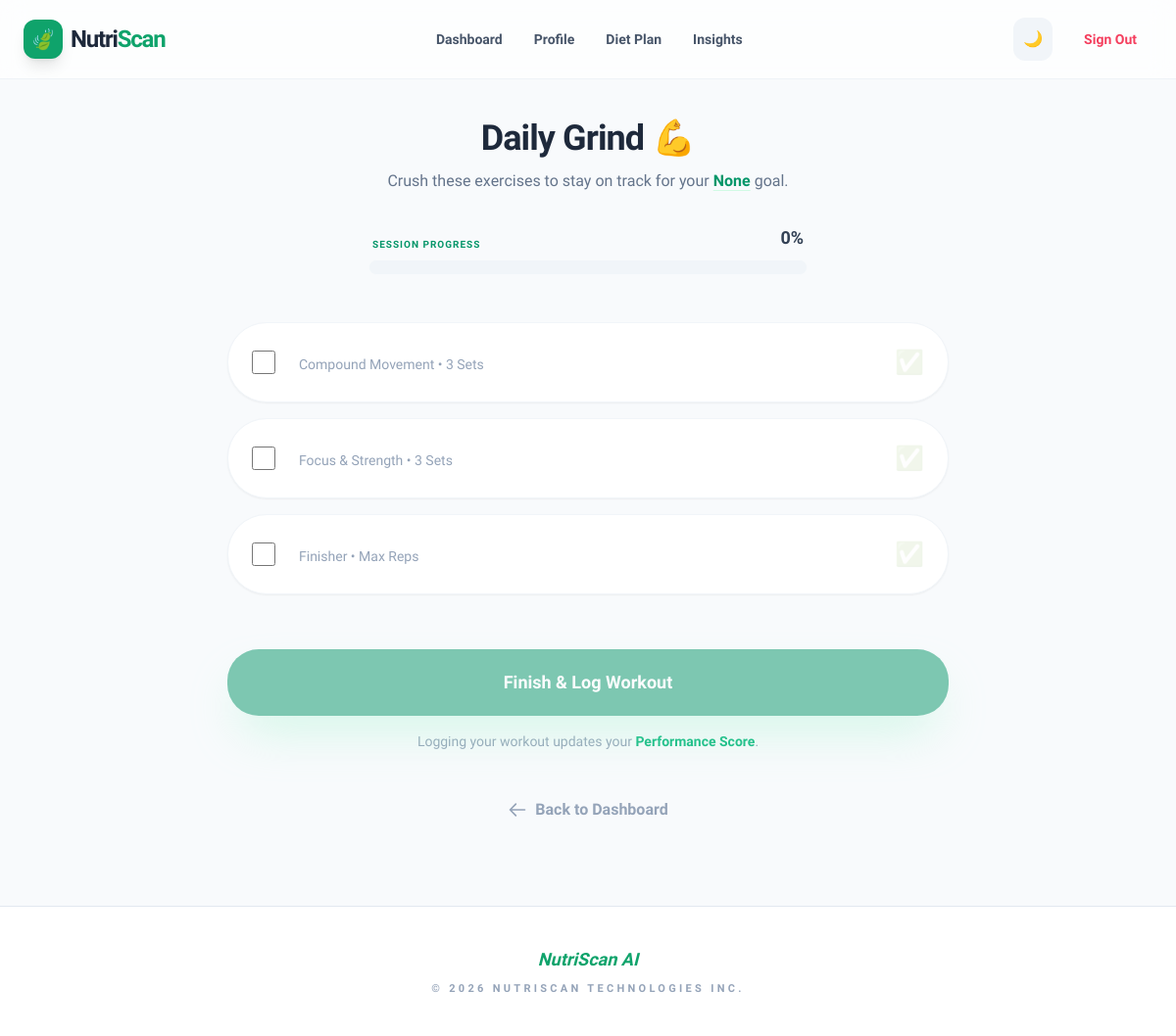
/workout/ (signed in), run on an earlier commit of the app's database.
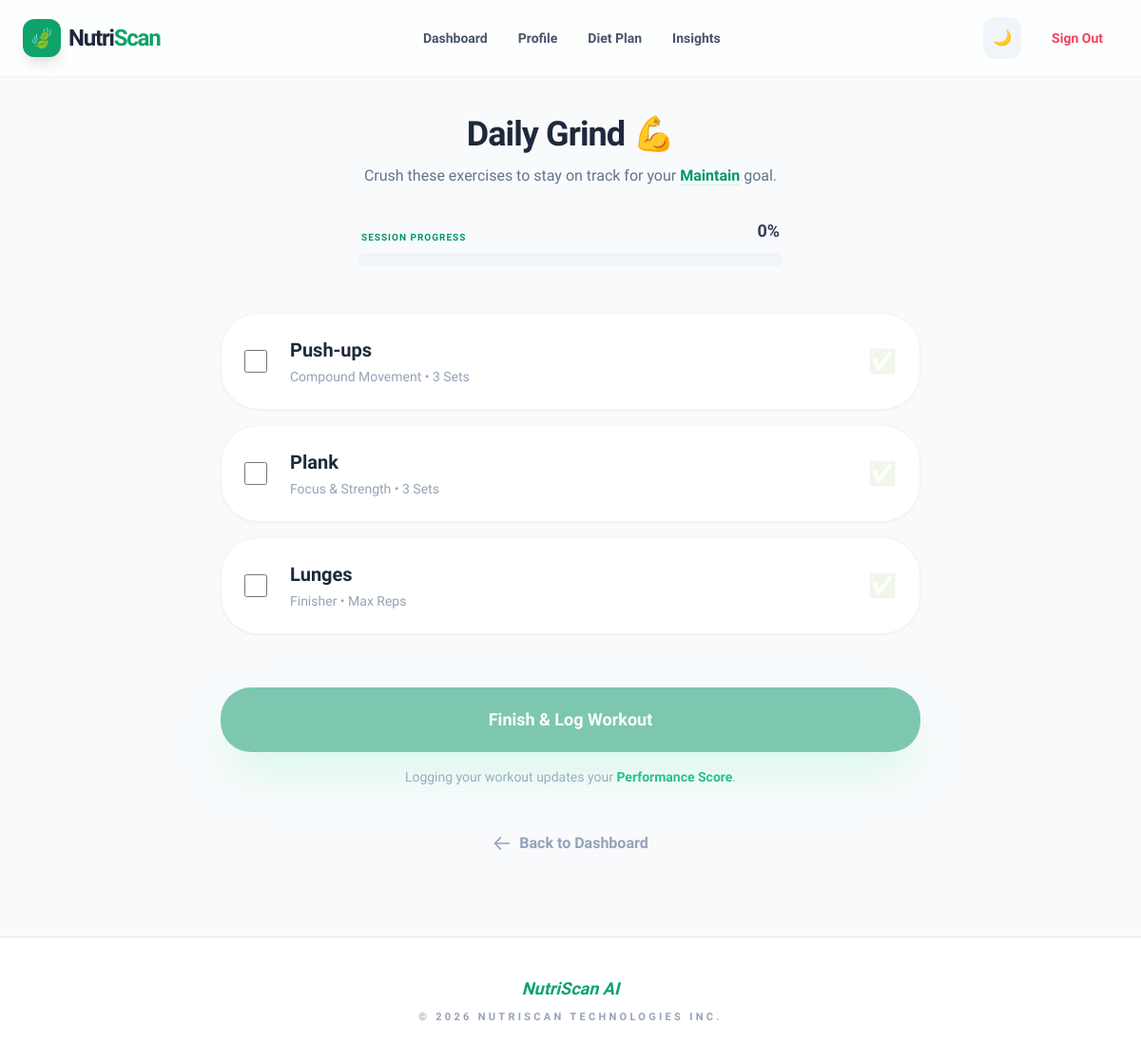
And on a later commit of the database.
### core/models.py (models this page shows, shortened)
class UserProfile(models.Model):
    user = models.OneToOneField(
        User,
        on_delete=models.CASCADE,
        related_name='profile'
    )
    age = models.PositiveIntegerField(null=True, blank=True)
    height_feet = models.PositiveIntegerField(null=True, blank=True)
    height_inches = models.PositiveIntegerField(null=True, blank=True)
    weight = models.FloatField(null=True, blank=True)
    gender = models.CharField(
        max_length=10,
        choices=[
            ('male','Male'),
            ('female','Female'),
            ('other','Other')
        ],
        null=True,
        blank=True
    )
    goal = models.CharField(
        max_length=20,
        choices=[
            ('loss','Weight Loss'),
            ('gain','Weight Gain'),
            ('maintain','Maintain')
        ],
        null=True,
        blank=True
    )
    is_profile_complete = models.BooleanField(default=False)

class WorkoutPlan(models.Model):
    goal = models.CharField(
        max_length=20,
        choices=[
            ('loss','Weight Loss'),
            ('gain','Weight Gain'),
            ('maintain','Maintain')
        ]
    )
    exercise_1 = models.CharField(max_length=100)
    exercise_2 = models.CharField(max_length=100)
    exercise_3 = models.CharField(max_length=100)

### core/views.py (the view, shortened to what this page needs)
# urls.py: path('workout/', views.workout, name='workout'),
@login_required
def workout(request):
    try:
        profile = UserProfile.objects.get(user=request.user)
    except UserProfile.DoesNotExist:
        return redirect('profile')
    plan = WorkoutPlan.objects.filter(goal=profile.goal).first()
    if profile.goal == 'loss':
        base_target = 1800
    elif profile.goal == 'gain':
        base_target = 2500
    else:
        base_target = 2200
    calories_per_workout = base_target // 3
    return render(request, 'workout.html', {'plan': plan, 'profile': profile})

### core/templates/workout.html (shortened to what this page needs)
{% extends 'base.html' %}
{% block content %}
<div class="max-w-3xl mx-auto px-4 py-10 animate-fade-in bg-slate-50 dark:bg-slate-950 transition-colors duration-500" x-data="{ total: 3, completed: 0 }">
    <div class="text-center mb-12">
        <h2 class="text-4xl font-extrabold text-slate-800 dark:text-slate-100 tracking-tight mb-3">Daily Grind 💪</h2>
        <p class="text-slate-500 dark:text-slate-400 font-medium">
            Crush these exercises to stay on track for your
            <span class="text-emerald-600 dark:text-emerald-400 font-bold underline decoration-emerald-100 dark:decoration-emerald-900/50 underline-offset-4">{{profile.get_goal_display}}</span> goal.
        </p>
        <div class="mt-8 max-w-md mx-auto">
            <div class="flex justify-between items-end mb-2 px-1">
                <span class="text-[10px] font-black text-emerald-600 dark:text-emerald-400 uppercase tracking-widest">Session Progress</span>
                <span class="text-lg font-black text-slate-700 dark:text-slate-200" x-text="Math.round((completed/total)*100) + '%'">0%</span>
            </div>
            <div class="h-4 w-full bg-slate-100 dark:bg-slate-800 rounded-full overflow-hidden border border-slate-50 dark:border-slate-800 p-1">
            </div>
        </div>
    </div>
    <form method="POST" class="space-y-6">
        <div class="space-y-4">
            <label class="workout-card group relative bg-white dark:bg-slate-900 p-6 rounded-[2.5rem] shadow-sm border border-slate-100 dark:border-slate-800 flex items-center cursor-pointer transition-all duration-300 hover:shadow-xl hover:border-emerald-100 dark:hover:border-emerald-900">
                <input type="checkbox" name="exercise" value="{{plan.exercise_1}}"
                       class="exercise-checkbox w-6 h-6 rounded-lg text-emerald-600 focus:ring-emerald-500 border-slate-200 dark:border-slate-700 dark:bg-slate-800"
                       @change="$el.checked ? completed++ : completed--">
                <div class="ml-6 flex-grow">
                    <h5 class="text-xl font-bold text-slate-800 dark:text-slate-100 transition-all duration-300 group-has-[:checked]:text-slate-400 dark:group-has-[:checked]:text-slate-600 group-has-[:checked]:line-through">{{plan.exercise_1}}</h5>
                    <p class="text-slate-400 dark:text-slate-500 text-sm font-medium mt-1">Compound Movement • 3 Sets</p>
                </div>
                <div class="opacity-10 group-has-[:checked]:opacity-100 transition-opacity duration-300">
                    <span class="text-2xl">✅</span>
                </div>
            </label>
            <label class="workout-card group relative bg-white dark:bg-slate-900 p-6 rounded-[2.5rem] shadow-sm border border-slate-100 dark:border-slate-800 flex items-center cursor-pointer transition-all duration-300 hover:shadow-xl hover:border-emerald-100 dark:hover:border-emerald-900">
                <input type="checkbox" name="exercise" value="{{plan.exercise_2}}"
                       class="exercise-checkbox w-6 h-6 rounded-lg text-emerald-600 focus:ring-emerald-500 border-slate-200 dark:border-slate-700 dark:bg-slate-800"
                       @change="$el.checked ? completed++ : completed--">
                <div class="ml-6 flex-grow">
                    <h5 class="text-xl font-bold text-slate-800 dark:text-slate-100 transition-all duration-300 group-has-[:checked]:text-slate-400 dark:group-has-[:checked]:text-slate-600 group-has-[:checked]:line-through">{{plan.exercise_2}}</h5>
                    <p class="text-slate-400 dark:text-slate-500 text-sm font-medium mt-1">Focus & Strength • 3 Sets</p>
                </div>
                <div class="opacity-10 group-has-[:checked]:opacity-100 transition-opacity duration-300">
                    <span class="text-2xl">✅</span>
                </div>
            </label>
            <label class="workout-card group relative bg-white dark:bg-slate-900 p-6 rounded-[2.5rem] shadow-sm border border-slate-100 dark:border-slate-800 flex items-center cursor-pointer transition-all duration-300 hover:shadow-xl hover:border-emerald-100 dark:hover:border-emerald-900">
                <input type="checkbox" name="exercise" value="{{plan.exercise_3}}"
                       class="exercise-checkbox w-6 h-6 rounded-lg text-emerald-600 focus:ring-emerald-500 border-slate-200 dark:border-slate-700 dark:bg-slate-800"
                       @change="$el.checked ? completed++ : completed--">
                <div class="ml-6 flex-grow">
                    <h5 class="text-xl font-bold text-slate-800 dark:text-slate-100 transition-all duration-300 group-has-[:checked]:text-slate-400 dark:group-has-[:checked]:text-slate-600 group-has-[:checked]:line-through">{{plan.exercise_3}}</h5>
                    <p class="text-slate-400 dark:text-slate-500 text-sm font-medium mt-1">Finisher • Max Reps</p>
                </div>
                <div class="opacity-10 group-has-[:checked]:opacity-100 transition-opacity duration-300">
                    <span class="text-2xl">✅</span>
                </div>
            </label>
        </div>
        <div class="pt-8 text-center">
            <button type="submit"
                    class="w-full py-5 bg-emerald-600 text-white rounded-[2rem] font-bold text-lg shadow-2xl shadow-emerald-200 dark:shadow-none hover:bg-emerald-700 hover:-translate-y-1.5 transition-all duration-300 active:scale-95 disabled:opacity-50 disabled:translate-y-0"
                    :disabled="completed === 0">
                Finish & Log Workout
            </button>
            <p class="mt-4 text-slate-400 dark:text-slate-500 text-sm font-medium">
                Logging your workout updates your <span class="text-emerald-500 font-bold">Performance Score</span>.
            </p>
        </div>
    </form>
    <div class="mt-12 text-center">
        <a href="{% url 'dashboard' %}" class="inline-flex items-center text-slate-400 dark:text-slate-500 font-bold hover:text-emerald-600 transition-colors group">
            <svg class="w-5 h-5 mr-2 transform group-hover:-translate-x-1 transition-transform" fill="none" stroke="currentColor" viewBox="0 0 24 24"><path stroke-linecap="round" stroke-linejoin="round" stroke-width="2" d="M10 19l-7-7m0 0l7-7m-7 7h18"></path></svg>
            Back to Dashboard
        </a>
    </div>
</div>
{% endblock %}

### core/templates/base.html (shortened to what this page needs)
<!DOCTYPE html>
<html lang="en" x-data="{ darkMode: localStorage.getItem('dark') === 'true' }" :class="{ 'dark': darkMode }">
<head>
    <script src="https://cdn.tailwindcss.com"></script>
</head>
<body class="bg-slate-50 dark:bg-slate-950 text-slate-900 dark:text-slate-100 min-h-screen flex flex-col transition-colors duration-500">
    <header class="sticky top-0 z-50 w-full border-b border-slate-200/50 dark:border-slate-800/50 nav-blur bg-white/70 dark:bg-slate-950/70">
        <nav class="max-w-7xl mx-auto px-6 h-20 flex justify-between items-center">
            <a href="{% url 'home' %}" class="flex items-center space-x-2 group">
                <div class="w-10 h-10 bg-[#0fa36b] rounded-xl flex items-center justify-center shadow-lg group-hover:rotate-6 transition-transform">
                    <span class="text-white text-xl">🍃</span>
                </div>
                <h1 class="text-2xl font-black text-slate-800 dark:text-white tracking-tighter">
                    Nutri<span class="text-[#0fa36b]">Scan</span>
                </h1>
            </a>
            <div class="hidden md:flex items-center space-x-8">
                {% if user.is_authenticated %}
                    <a href="{% url 'dashboard' %}" class="text-sm font-bold text-slate-600 dark:text-slate-400 hover:text-[#0fa36b] transition-colors">Dashboard</a>
                    <a href="{% url 'profile' %}" class="text-sm font-bold text-slate-600 dark:text-slate-400 hover:text-[#0fa36b] transition-colors">Profile</a>
                    <a href="{% url 'diet' %}" class="text-sm font-bold text-slate-600 dark:text-slate-400 hover:text-[#0fa36b] transition-colors">Diet Plan</a>
                    <a href="{% url 'performance' %}" class="text-sm font-bold text-slate-600 dark:text-slate-400 hover:text-[#0fa36b] transition-colors">Insights</a>
                {% endif %}
            </div>
            <div class="flex items-center space-x-4">
                <button @click="darkMode = !darkMode; localStorage.setItem('dark', darkMode)"
                        class="p-2.5 rounded-xl bg-slate-100 dark:bg-slate-800 text-slate-600 dark:text-yellow-400 hover:scale-105 transition-all">
                    <span x-show="!darkMode">🌙</span>
                </button>
                {% if user.is_authenticated %}
                    <form method="POST" action="{% url 'logout' %}" class="hidden md:block">
                        <button type="submit" class="text-sm font-extrabold text-rose-500 px-4 py-2 hover:text-rose-600 transition-colors">Sign Out</button>
                    </form>
                {% endif %}
            </div>
        </nav>
    </header>
    <main class="flex-grow relative">
        {% block content %}{% endblock %}
    </main>
    <footer class="bg-white dark:bg-slate-900 border-t border-slate-200 dark:border-slate-800 py-10 mt-10">
        <div class="max-w-7xl mx-auto px-6 text-center">
            <h2 class="text-lg font-black text-[#0fa36b] mb-2 italic">NutriScan AI</h2>
            <p class="text-[11px] font-bold text-slate-400 uppercase tracking-[0.3em]">
                &copy; 2026 NutriScan Technologies Inc.
            </p>
        </div>
    </footer>
</body>
</html>

### core/templates/base.html (style rules this page uses)
body { font-family: 'Plus Jakarta Sans', sans-serif; transition: background-color 0.5s ease; }
.nav-blur { backdrop-filter: blur(12px); -webkit-backdrop-filter: blur(12px); }

### core/templates/workout.html (style rules this page uses)
.animate-fade-in { animation: fadeInUp 0.8s cubic-bezier(0.16, 1, 0.3, 1) forwards; }

What changed in the data, as far as the page shows it:
changed UserProfile: goal "None" → "Maintain"
now on this page (row unchanged): WorkoutPlan: exercise_1 "Push-ups", exercise_2 "Plank", exercise_3 "Lunges"
